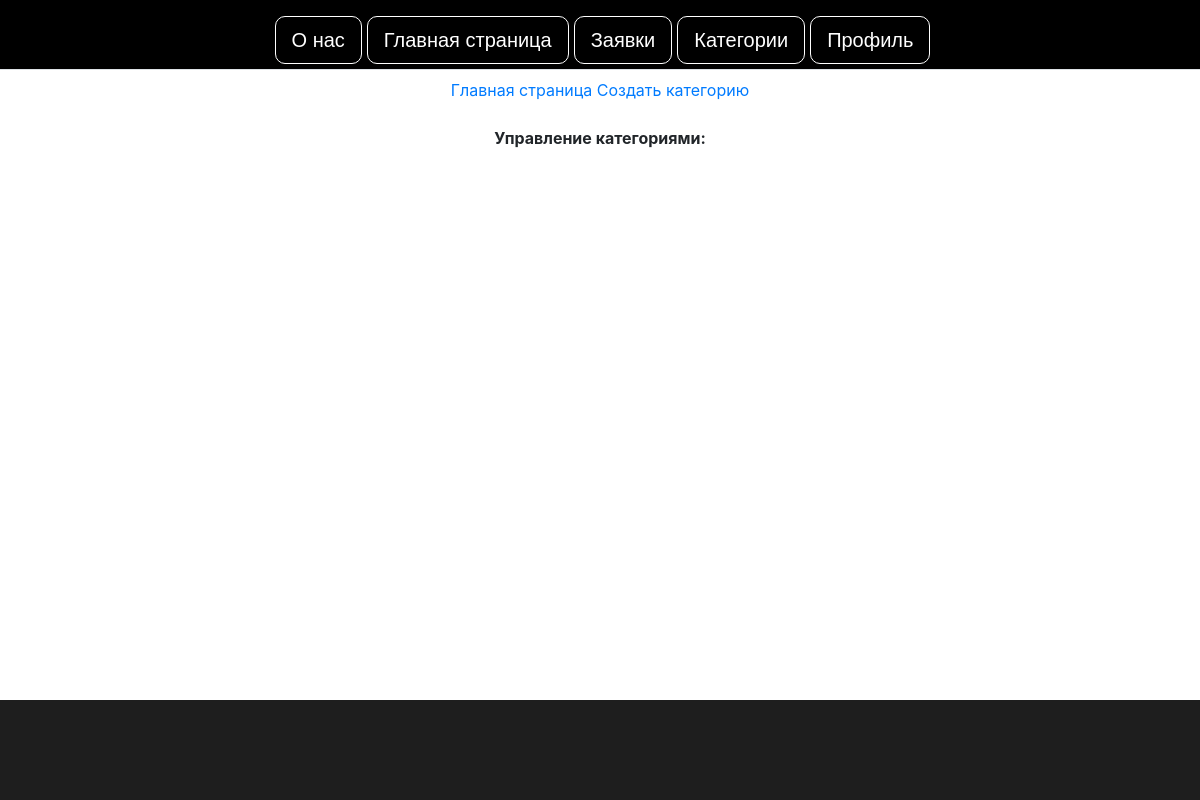
The app's page /accounts/category-control/ (signed in), older data.
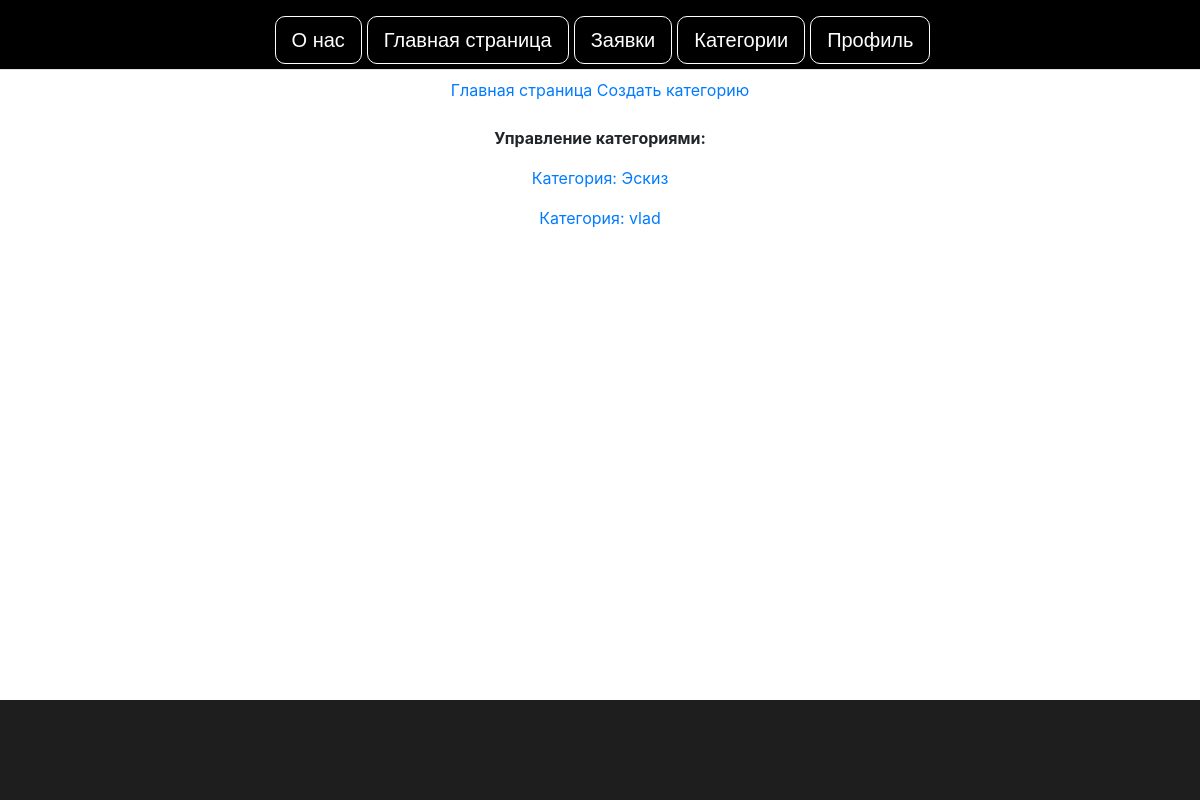
The same page, newer data.
### accounts/models.py (models this page shows)
class Category(models.Model):
    id = models.AutoField(primary_key=True, unique=True, verbose_name='id')
    name = models.CharField(max_length=30, unique=True, default='Эскиз',
                            help_text='Категории',
                            verbose_name='Категории',
                            error_messages={'unique': "Такая категория уже существует!"})
    class Meta:
        verbose_name = 'Категорию'
        verbose_name_plural = 'Категории'
    def __str__(self):
        return self.name

### accounts/views.py (the view)
# urls.py: path('category-control/', staff_member_required(views.CategoryControl.as_view()),
class CategoryControl(ListView):
    model = Category
    template_name = 'accounts/category_control.html'

### accounts/templates/accounts/category_control.html (shortened to what this page needs)
{% extends 'base.html' %}
{% load static %}
{% block content %}
        <link rel="stylesheet" href="{% static 'category_control.css'%}">
</head>
<body class="text-center">
<div class="container">
  <a class="" aria-current="page" href="{% url 'home' %}">Главная страница</a>
  <a class="" href="{% url 'add_category' %}">Создать категорию</a><br><br>
</div>
     <div class="main">
      <p><strong>Управление категориями:</strong></p>
        {% for category in category_list %}
          <div class="design">
            <p><a href="{% url 'delete_category' category.id %}">Категория: {{category}}</a> </p>
          </div>
        {% endfor %}
    </div>
</body>
{% endblock %}

### myapp/templates/base.html (shortened to what this page needs)
{% load static %}
<!DOCTYPE html>
<html lang="en">
<head>
    <link rel="stylesheet" href="{% static 'main.css' %}">
    <link rel="stylesheet" href="https://stackpath.bootstrapcdn.com/bootstrap/4.1.3/css/bootstrap.min.css">
</head>
<body>
    <header class="d-flex flex-wrap justify-content-center py-3 mb-2 border-bottom">
        <ul class="nav nav-pills">
          <li class="nav-item"><a href="{% url 'home'%}" class="nav-link">О нас</a></li>
          <li class="nav-item"><a href="{% url 'profile_main_applications' %}" class="nav-link">Главная страница</a></li>
          <li class="nav-item"><a href="{% url 'profile_applications' %}" class="nav-link">Заявки</a></li>
          <li class="nav-item"><a href="{% url 'category_control' %}" class="nav-link">Категории</a></li>
          {% if request.user.is_authenticated %}
            <li class="nav-item"><a href="{% url 'profile'%}" class="nav-link">Профиль</a></li>
          {% else %}
            <li class="nav-item"><a href="{% url 'login'%}" class="nav-link">Войти в аккаунт</a></li>
          {% endif %}
        </ul>
      </header>
    <main>
        {% block content %}
        {% endblock %}
    </main>
    <footer class="d-flex flex-wrap justify-content-center">
    </footer>
</body>
</html>

### myapp/static/main.css (style rules this page uses)
* { padding: 0; margin: 0; box-sizing: border-box; }
body { background: #272727; font-family: "Montserrat", sans-serif; }
header { width: 100%; height: 70px; background-color: #000000; }
li { list-style-type: none; border: 1px solid white; border-radius: 10px; margin-left: 5px; }
header a { color: white; font-size: 20px; font-family: Arial, Helvetica, sans-serif; font-weight: medium; }
main { padding: 0 100px; }
footer { position: fixed; left: 0; bottom: 0; background: #1E1E1E; width: 100%; height: 100px; display: flex; justify-content: center; align-items: center; }

Row changes from the older to the newer data that the page shows:
added Category: name "Эскиз"
added Category: name "vlad"
